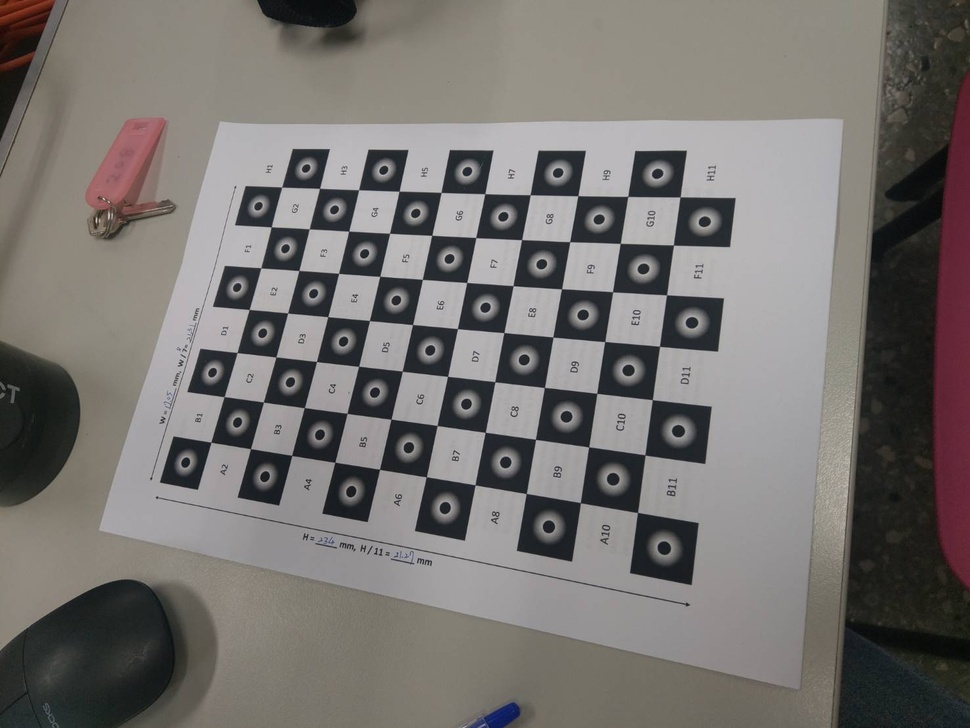
#> input picture chessboard_practice/189475.jpg, 970 x 728 px, shrunk from 1477 x 1108 before the run, found by its file name; its folder holds only this picture in this run
$ python chessboard_calib.py
#> lines starting #> are read from the running program, lines starting #| are printed output that depends on the picture; after the words box and inside, x2 and y2 are one past the last pixel; in counts of white or black regions, pixels touching at a corner belong together; long printed decimals are rounded
import os
import numpy as np
import matplotlib.pyplot as plt
import cv2


file_path = r"D:\Lab\111-2\computer_vision_and_image_measurement\chessboard_practice"
image_paths = os.listdir(file_path)
print(image_paths)
#print(image_paths)

# 终止标准
criteria = (cv2.TERM_CRITERIA_EPS + cv2.TERM_CRITERIA_MAX_ITER, 30, 0.001)

w = 7
h = 10

# 准备对象点, 如 (0,0,0), (1,0,0), (2,0,0) ....,(w,5,0)
objp = np.zeros((w*h,3), np.float32)
objp[:,:2] = np.mgrid[0:h,0:w].T.reshape(-1,2)

# 用于存储所有图像对象点与图像点的矩阵
objpoints = [] # 在真实世界中的 3d 点
imgpoints = [] # 在图像平面中的 2d 点


for fname in image_paths:
    img = cv2.imread(os.path.join(file_path, fname))
#> img is the input picture: shape (728, 970, 3); mean B, G, R 111.6, 114.4, 118
    gray = cv2.cvtColor(img, cv2.COLOR_BGR2GRAY)
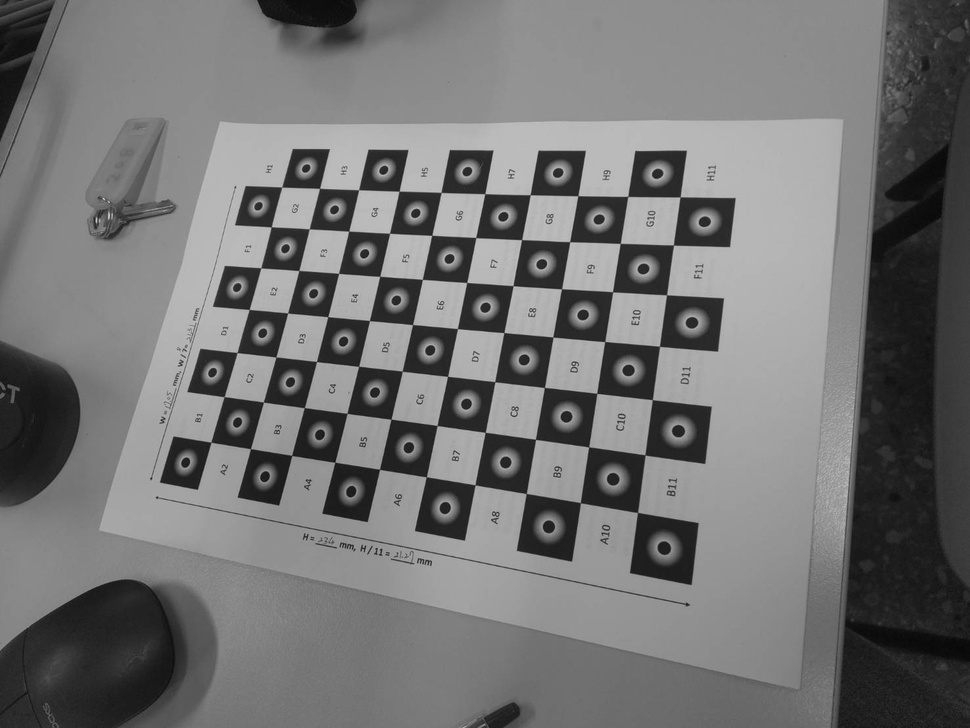
#> gray: shape (728, 970); min 6, max 214, mean 115.2

    # 找到棋盘上所有的角点
    ret, corners = cv2.findChessboardCorners(gray, (h,w), None)
#> ret = True; corners = 70 rows, first 8: [637.5, 512.4], [580.3, 502.8], [526, 493.6], [475.1, 485], [426.1, 476.8], [379.6, 469.1], [335, 462], [291.7, 455.4]

    # 如果找到了，便添加对象点和图像点(在细化后)
    if ret == True:
        objpoints.append(objp)

        corners2 = cv2.cornerSubPix(gray,corners, (11,11), (-1,-1), criteria)
#> corners2 = 70 rows, first 8: [637.5, 512.5], [580.4, 502.7], [526.3, 493.5], [475, 484.8], [426.3, 476.8], [379.5, 469.4], [334.8, 462.3], [291.7, 455.4]
        imgpoints.append(corners)

        # 绘制角点
        cv2.drawChessboardCorners(img, (h,w), corners2, ret)
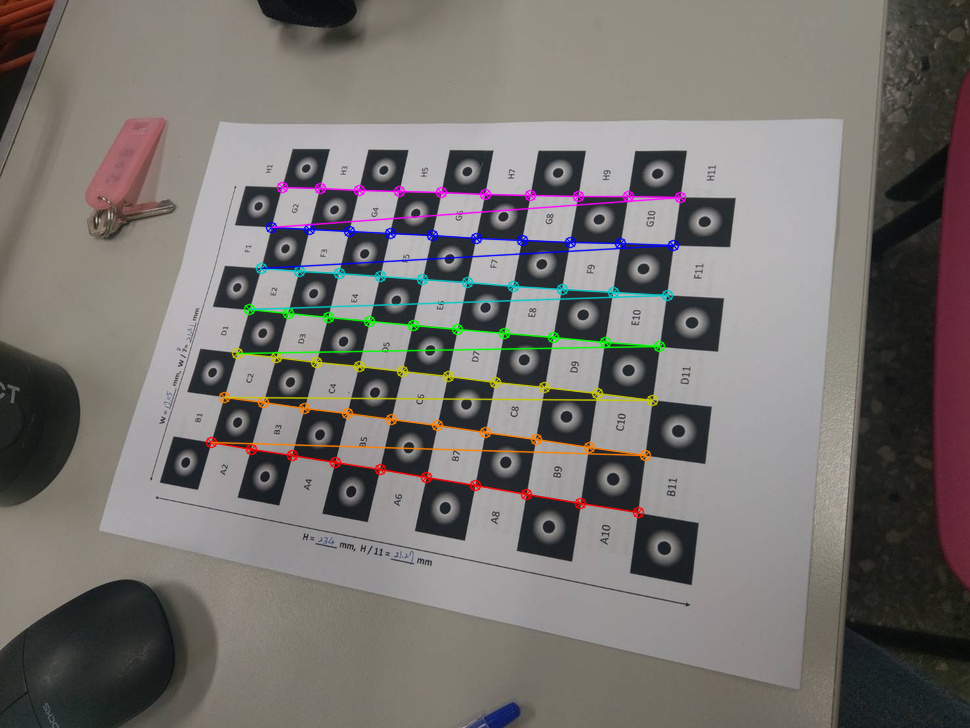
#> img: shape (728, 970, 3); 3.05% of pixels changed, all inside (x1, y1, x2, y2) = (205, 181, 687, 519)
        cv2.imshow('img', img)
        cv2.waitKey(1000)

cv2.destroyAllWindows()

ret, mtx, dist, rvecs, tvecs = cv2.calibrateCamera(objpoints, imgpoints, gray.shape[::-1], None, None)
#> ret = 0.227; mtx = [[761.6, 0, 494], [0, 751, 325.1], [0, 0, 1]]; dist = [[0.242, -1.31, -0.0086, -0.00413, 3.38]]; rvecs = ([-0.521, -0.43, -2.93],); tvecs = ([2.45, 3.25, 13.09],)

print(mtx)
#| [[761.626   0.         494.023]
#|  [  0.         750.967  325.135]
#|  [  0.           0.           1.        ]]
print(dist[0])
#| [ 0.2419 -1.311 -0.008603 -0.004127  3.376]
intrinsic_parameters = {'cmat' : mtx, 'dvec' : dist[0]}
#> intrinsic_parameters = {'cmat': [[761.6, 0, 494], [0, 751, 325.1], [0, 0, 1]], 'dvec': [0.242, -1.31, -0.0086, -0.00413, 3.38]}
#np.savez(os.path.join(file_path, "intrinsic_parameters.npz"), **intrinsic_parameters)

img = cv2.imread(os.path.join(file_path, image_paths[0]))
h,  w = img.shape[:2]
#> h = 728; w = 970
newcameramtx, roi = cv2.getOptimalNewCameraMatrix(mtx, dist, (w,h), 1, (w,h))
#> newcameramtx = [[816.6, 0, 488.7], [0, 771.3, 323.8], [0, 0, 1]]; roi = (147, 62, 696, 532)
# 矫正
dst = cv2.undistort(img, mtx, dist, None, newcameramtx)
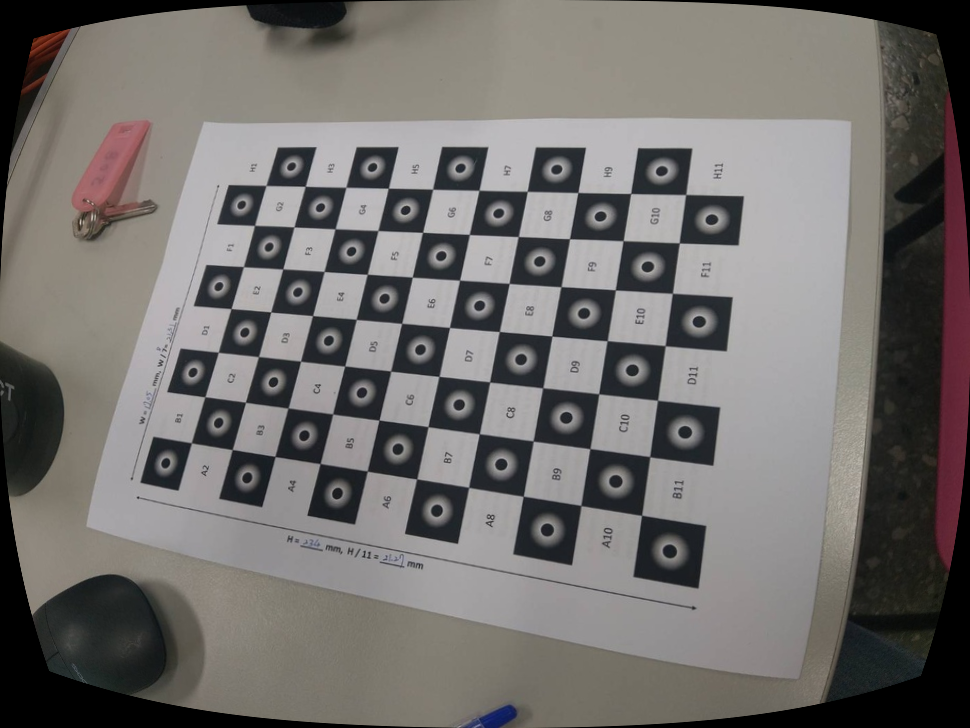
#> dst: shape (728, 970, 3); mean B, G, R 108.7, 111, 114

# 裁切图像
x, y, w, h = roi
#> x = 147; y = 62; w = 696; h = 532
dst = dst[y:y+h, x:x+w]
#> dst: shape (532, 696, 3)
cv2.imwrite('calibresult.png', dst)

# 矫正
mapx, mapy = cv2.initUndistortRectifyMap(mtx, dist, None, newcameramtx, (w,h), 5)
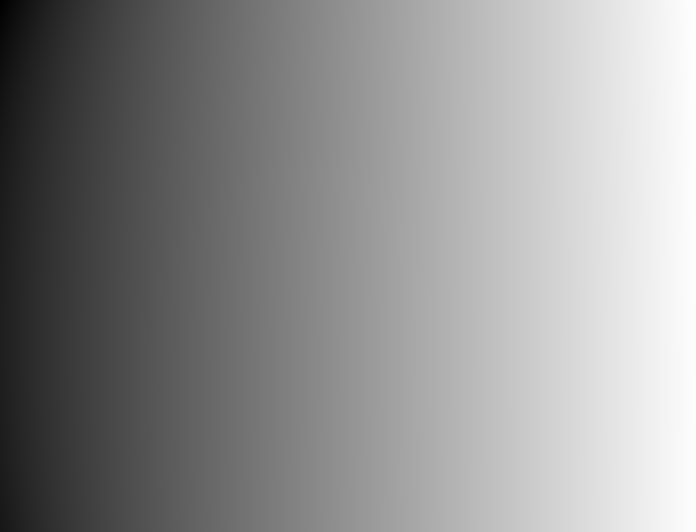
#> mapx: shape (532, 696) float32; min -92.21, max 692.3, mean 355.2; drawn with min black and max white
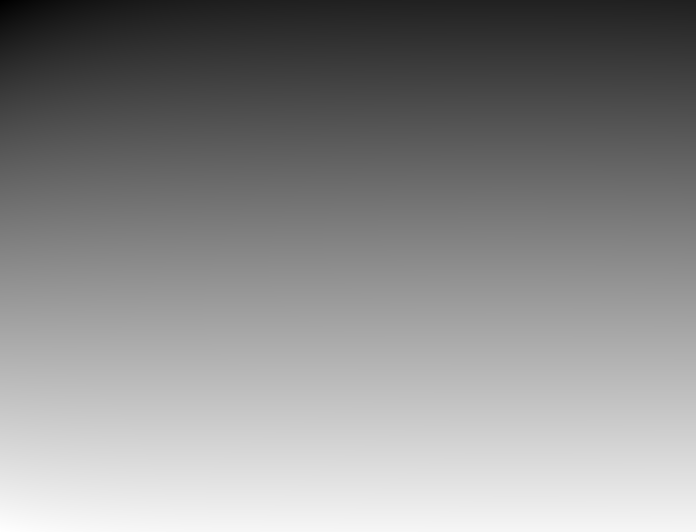
#> mapy: shape (532, 696) float32; min -82.6, max 550.5, mean 264.6; drawn with min black and max white
dst = cv2.remap(img, mapx, mapy, cv2.INTER_LINEAR)
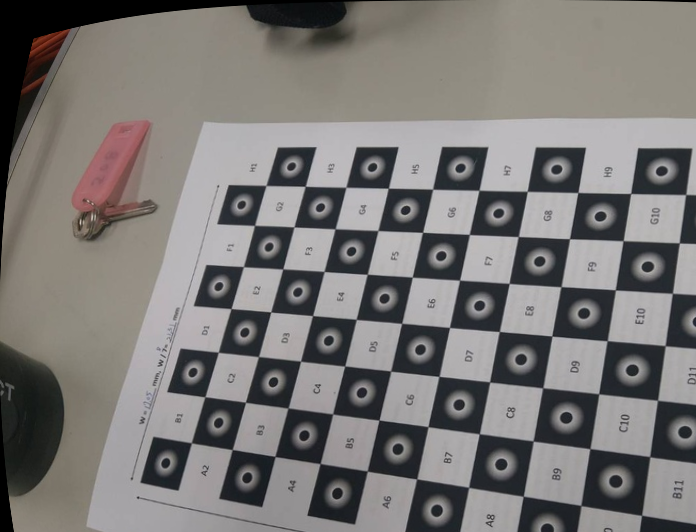
#> dst: shape (532, 696, 3); mean B, G, R 117.6, 119.3, 121.9

# 裁切图像
x, y, w, h = roi
dst = dst[y:y+h, x:x+w]
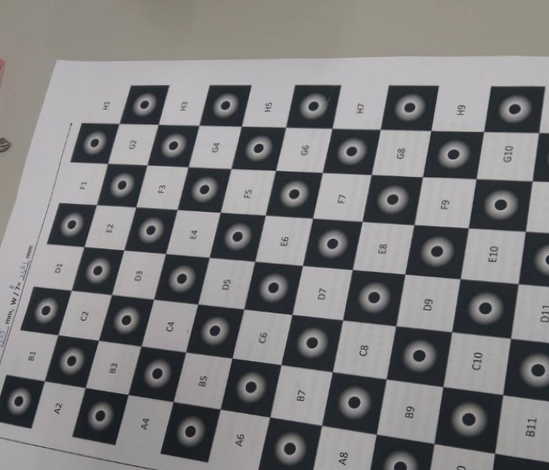
#> dst: shape (470, 549, 3); mean B, G, R 124.5, 123.8, 124.7
cv2.imwrite('calibresult.png', dst)

mean_error = 0
for i in range(len(objpoints)):
    imgpoints2, _ = cv2.projectPoints(objpoints[i], rvecs[i], tvecs[i], mtx, dist)
    error = cv2.norm(imgpoints[i], imgpoints2, cv2.NORM_L2)/len(imgpoints2)
    mean_error += error
#> this loop made 1 pass
#> (error, mean_error) on pass 1: (0.0272, 0.0272)
#> after the loop, mean_error = 0.0272

print( "total error: {}".format(mean_error/len(objpoints)) )
#| total error: 0.02717

$ run again, on chessboard_practice/189476.jpg
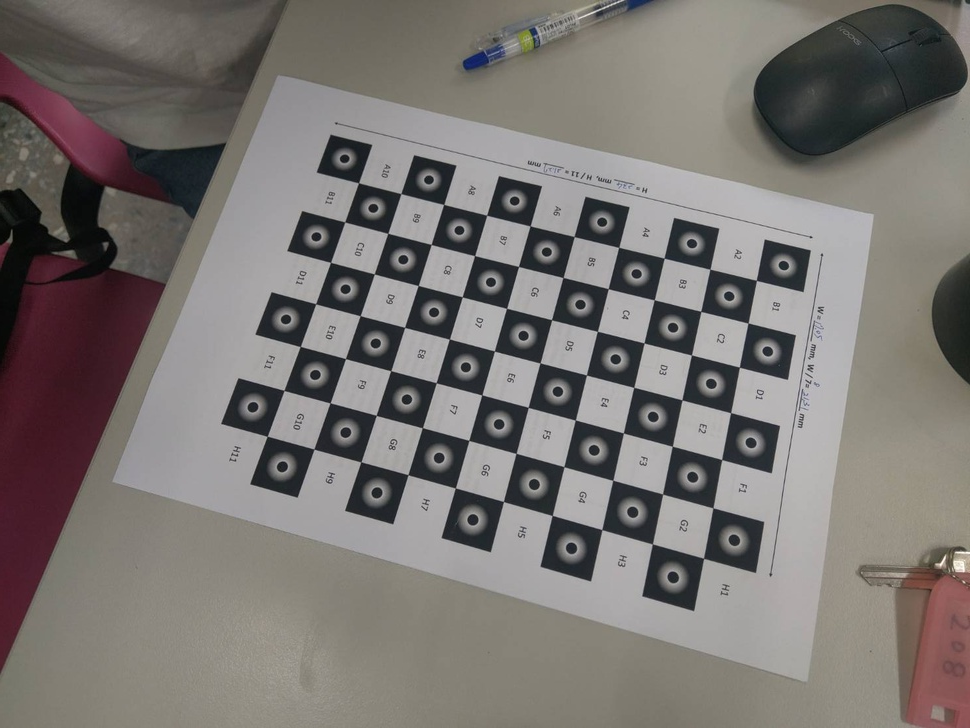
#> input picture chessboard_practice/189476.jpg, 970 x 728 px, shrunk from 1477 x 1108 before the run, found by its file name
#> img is the input picture: shape (728, 970, 3); mean B, G, R 113.9, 117, 121.7
#> `ret, corners = cv2.findChessboardCorners(gray, (h,w), None)`: ret = True; corners = 70 rows, first 8: [358.6, 182.7], [400.9, 193.6], [443.7, 204.4], [486.6, 215.3], [530.1, 225.8], [574.2, 236.6], [618.7, 247.3], [664.2, 258.2]
#> corners2 = 70 rows, first 8: [358.5, 182.8], [400.9, 193.6], [443.7, 204.4], [486.7, 215.2], [530.1, 225.9], [574.2, 236.6], [618.7, 247.3], [664.1, 258.2]
#> `cv2.drawChessboardCorners(img, (h,w), corners2, ret)`:
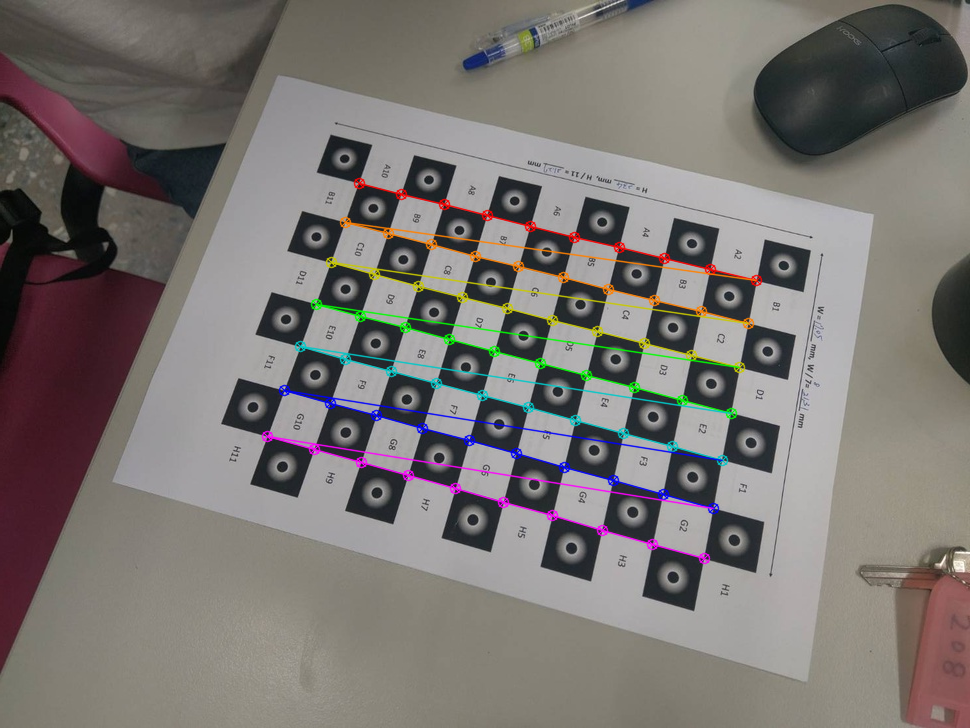
#> img: shape (728, 970, 3); 3.09% of pixels changed, all inside (x1, y1, x2, y2) = (261, 177, 763, 565)
#> `ret, mtx, dist, rvecs, tvecs = cv2.calibrateCamera(objpoints, imgpoint..`: ret = 0.163; mtx = [[395.7, 0, 485.8], [0, 386.5, 377.1], [0, 0, 1]]; dist = [[0.0891, -0.172, -0.000897, 0.0015, 0.123]]; rvecs = ([-0.149, 0.0246, 0.268],); tvecs = ([-2.87, -4.48, 9.06],)
#| [[395.670   0.         485.801]
#|  [  0.         386.472 377.072]
#|  [  0.           0.           1.        ]]
#| [ 0.08908  -0.1721 -0.0008965  0.001503  0.1232]
#> intrinsic_parameters = {'cmat': [[395.7, 0, 485.8], [0, 386.5, 377.1], [0, 0, 1]], 'dvec': [0.0891, -0.172, -0.000897, 0.0015, 0.123]}
#> newcameramtx = [[433.1, 0, 486.6], [0, 396.9, 375.1], [0, 0, 1]]; roi = (203, 169, 569, 417)
#> `x, y, w, h = roi`: x = 203; y = 169; w = 569; h = 417
#> `dst = dst[y:y+h, x:x+w]`:
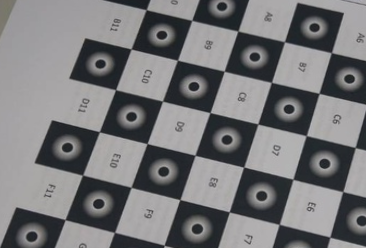
#> dst: shape (248, 366, 3); mean B, G, R 120.1, 118.2, 118.1
#> the loop `for i in range(len(objpoints)):` made 1 pass
#> (error, mean_error) on pass 1: (0.0194, 0.0194)
#> after the loop `for i in range(len(objpoints)):`: mean_error = 0.0194
#| total error: 0.01944

$ run again, on chessboard_practice/189477.jpg
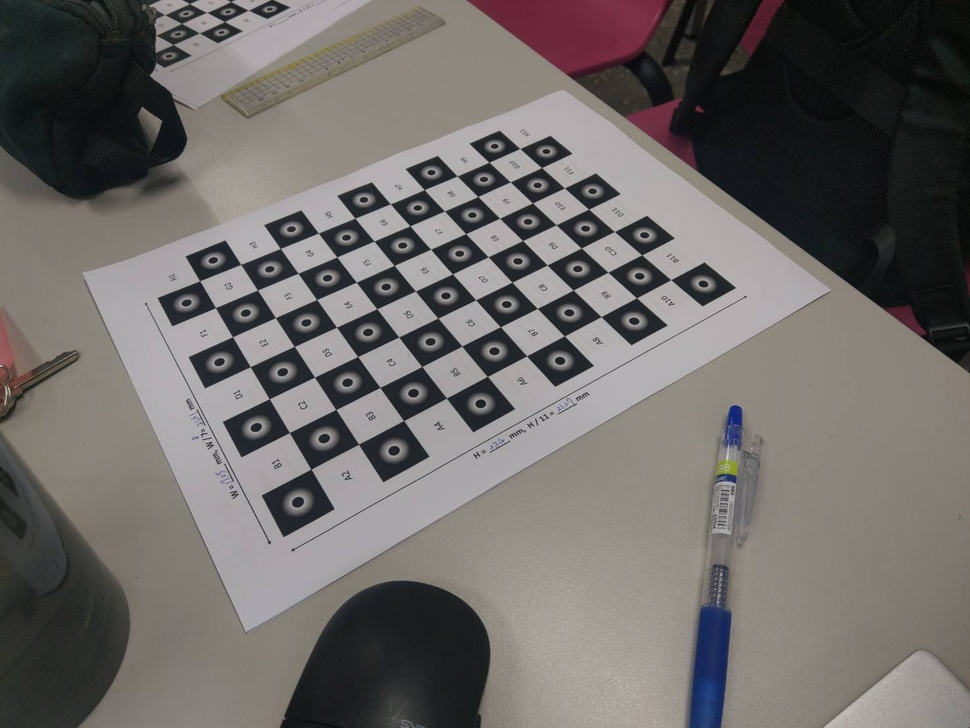
#> input picture chessboard_practice/189477.jpg, 970 x 728 px, shrunk from 1477 x 1108 before the run, found by its file name
#> img is the input picture: shape (728, 970, 3); mean B, G, R 104.4, 106.9, 110.7
#> `ret, corners = cv2.findChessboardCorners(gray, (h,w), None)`: ret = True; corners = 70 rows, first 8: [670.7, 279.6], [636.5, 297.7], [601.1, 316.6], [564.4, 335.9], [526.6, 355.7], [487.4, 376.5], [446.4, 398.2], [403.6, 420.5]
#> corners2 = 70 rows, first 8: [670.8, 279.7], [636.5, 297.8], [601, 316.6], [564.4, 335.9], [526.5, 355.8], [487.3, 376.5], [446.5, 398.1], [403.6, 420.5]
#> `cv2.drawChessboardCorners(img, (h,w), corners2, ret)`:
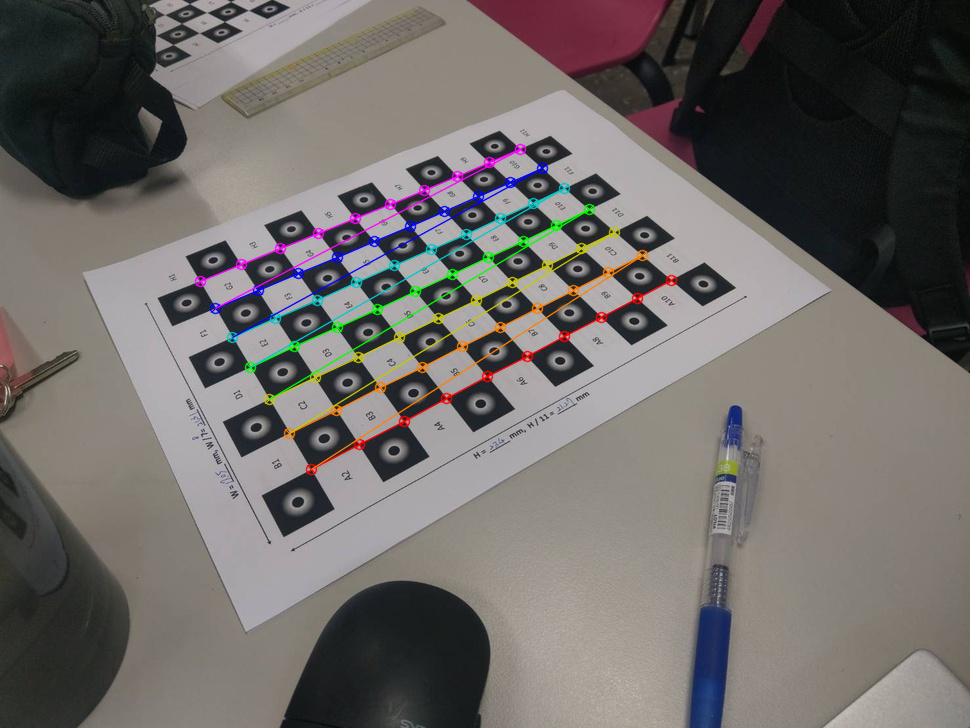
#> img: shape (728, 970, 3); 2.57% of pixels changed, all inside (x1, y1, x2, y2) = (194, 143, 678, 476)
#> `ret, mtx, dist, rvecs, tvecs = cv2.calibrateCamera(objpoints, imgpoint..`: ret = 0.221; mtx = [[752, 0, 487.1], [0, 757.6, 349.2], [0, 0, 1]]; dist = [[0.293, -1.66, -0.0153, 0.0075, 3.92]]; rvecs = ([-0.252, 0.895, 2.42],); tvecs = ([4.18, -1.56, 17.46],)
#| [[751.990   0.         487.070]
#|  [  0.         757.636 349.165]
#|  [  0.           0.           1.        ]]
#| [ 0.2934 -1.660 -0.01535  0.007501  3.921]
#> intrinsic_parameters = {'cmat': [[752, 0, 487.1], [0, 757.6, 349.2], [0, 0, 1]], 'dvec': [0.293, -1.66, -0.0153, 0.0075, 3.92]}
#> newcameramtx = [[808, 0, 490.6], [0, 776, 342.7], [0, 0, 1]]; roi = (134, 83, 714, 527)
#> `x, y, w, h = roi`: x = 134; y = 83; w = 714; h = 527
#> `dst = dst[y:y+h, x:x+w]`:
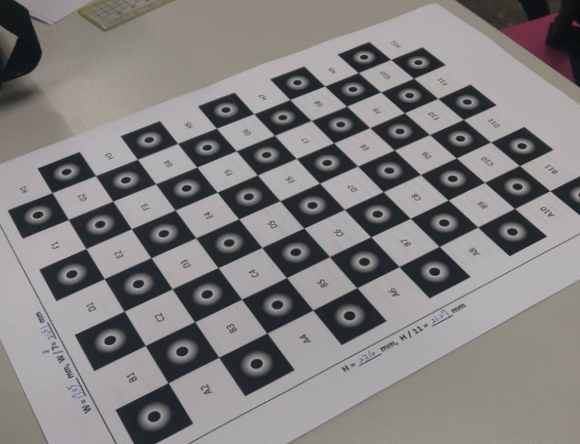
#> dst: shape (444, 580, 3); mean B, G, R 127.3, 127.3, 130.1
#> the loop `for i in range(len(objpoints)):` made 1 pass
#> (error, mean_error) on pass 1: (0.0264, 0.0264)
#> after the loop `for i in range(len(objpoints)):`: mean_error = 0.0264
#| total error: 0.02639
